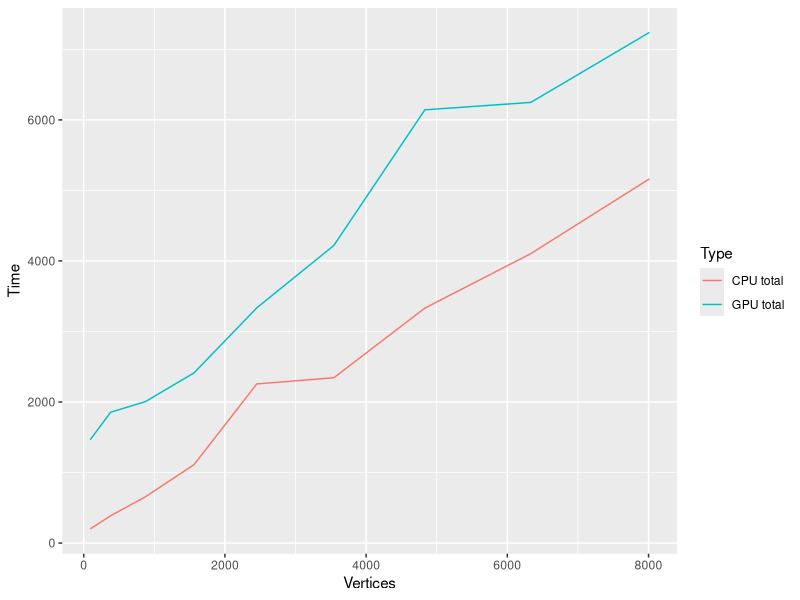
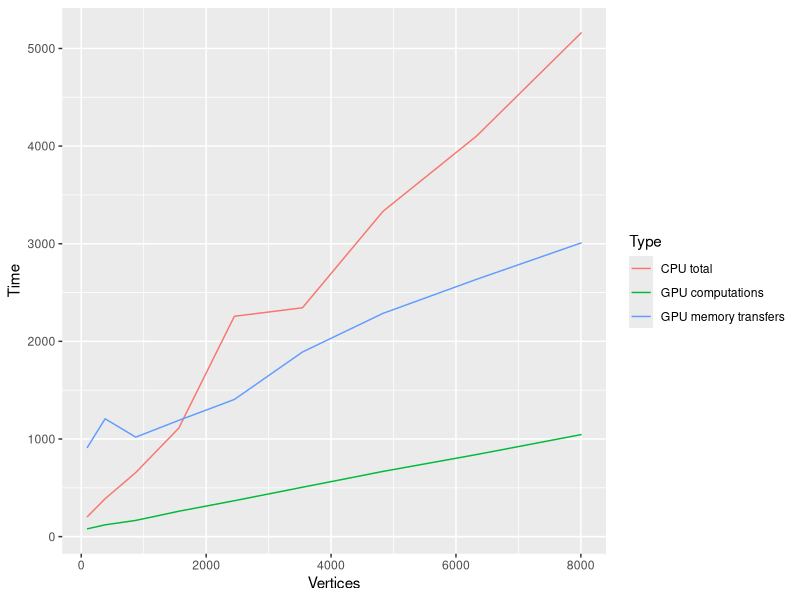

R code for these plots, in order:
library(ggplot2)

benchmarks = read.csv("benchmarks.csv")

vertices <- unique(benchmarks$Vertices)
len <- length(vertices)

transfVals <- benchmarks$Transfer
transfVals <- transfVals[transfVals != 0]

compVals <- benchmarks$Computation
compVals <- compVals[compVals != 0]

gpuVals <- benchmarks[benchmarks$Type == "GPU",]$Time
cpuVals <- benchmarks[benchmarks$Type == "CPU",]$Time

transfLabels <- rep("GPU memory transfers", len)
compLabels <- rep("GPU computations", len)
gpuLabels <- rep("GPU total", len)
cpuLabels <- rep("CPU total", len)

transferFrame <- data.frame(Type=transfLabels,
                           Vertices=vertices,
                           Time=transfVals)
computationFrame <- data.frame(Type=compLabels,
                              Vertices=vertices,
                              Time=compVals)
gpuFrame <- data.frame(Type=gpuLabels,
                       Vertices=vertices,
                       Time=gpuVals)
cpuFrame <- data.frame(Type=cpuLabels,
                       Vertices=vertices,
                       Time=cpuVals)


tt <- rbind(cpuFrame, gpuFrame)
p <- ggplot(tt, aes(x = Vertices, y = Time))
p <- p + geom_line(aes(color = Type))
print(p)


cg <- rbind(cpuFrame, computationFrame, transferFrame)
p <- ggplot(cg, aes(x = Vertices, y = Time))
p <- p + geom_line(aes(color = Type))
print(p)

